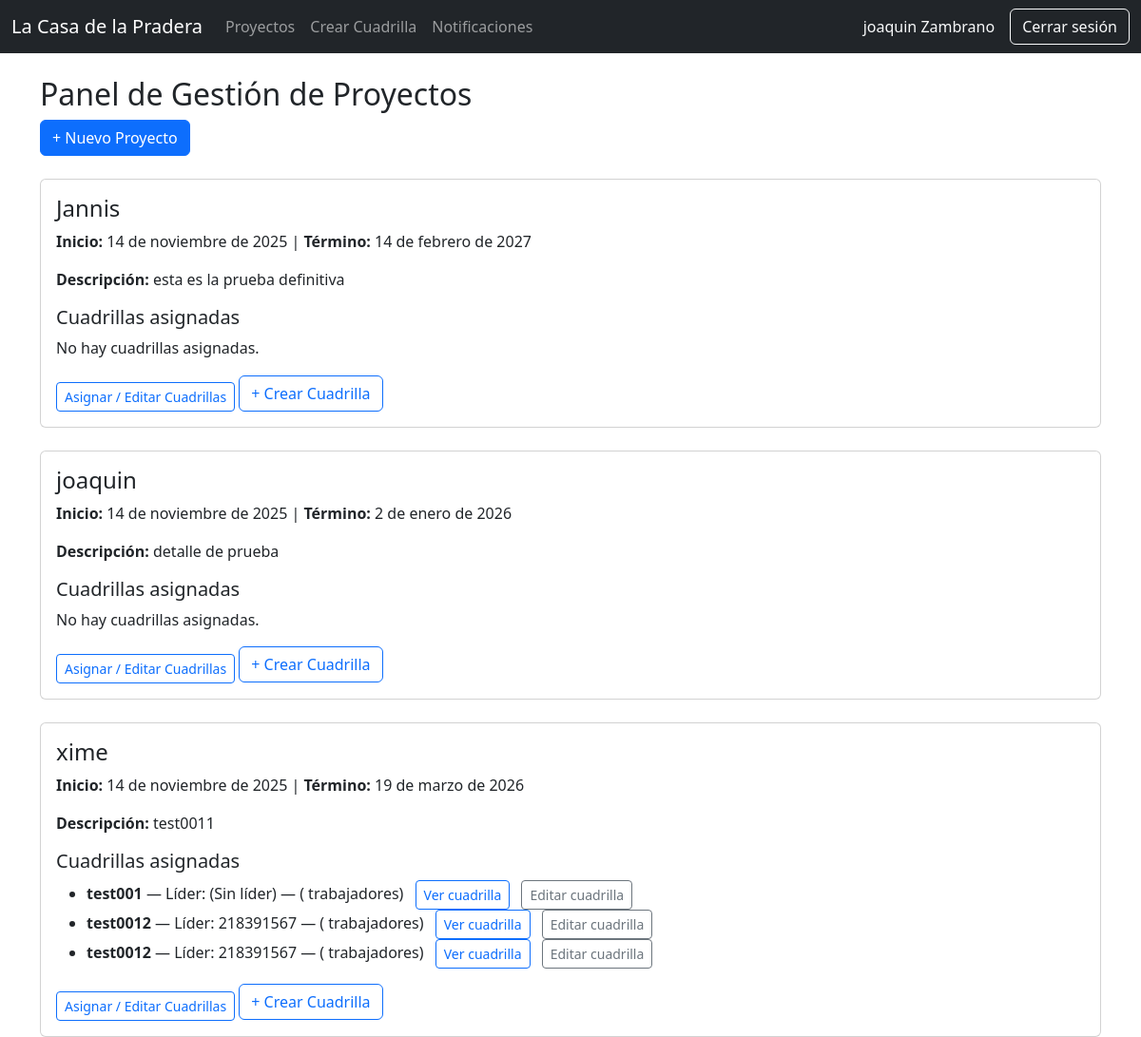
/proyectos/panel/ (signed in), run on an earlier commit of the app's database.
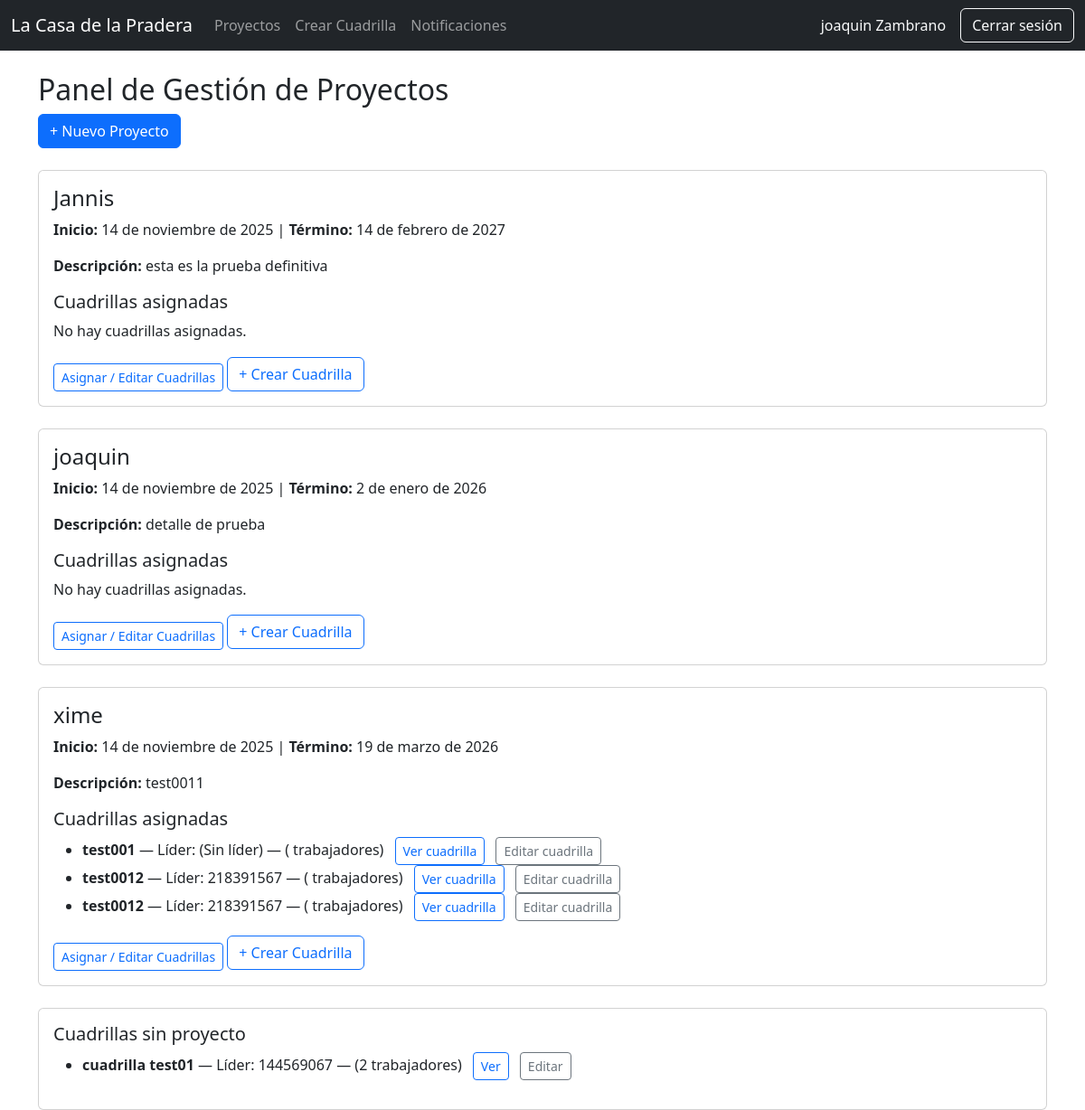
And on a later commit of the database.
### proyectos/models.py (models this page shows, shortened)
class Proyecto(models.Model):
    nombre = models.CharField(max_length=100)
    descripcion = models.TextField(blank=True)
    TIPO_CHOICES = [
        ('construccion', 'Construcción'),
        ('mantenimiento', 'Mantenimiento'),
        ('instalacion', 'Instalación'),
        ('otro', 'Otro'),
    ]
    tipo = models.CharField(max_length=30, choices=TIPO_CHOICES, default='otro')
    COMPLEJIDAD_CHOICES = [
        ('baja', 'Baja'),
        ('media', 'Media'),
        ('alta', 'Alta'),
    ]
    complejidad = models.CharField(max_length=10, choices=COMPLEJIDAD_CHOICES, default='media')
    fecha_inicio = models.DateField()
    fecha_termino = models.DateField(null=True, blank=True)
    jefe = models.ForeignKey(User, on_delete=models.CASCADE, related_name='proyectos')
    activo = models.BooleanField(default=True)

### personal/models.py (models this page shows, shortened)
class Cuadrilla(models.Model):
    nombre = models.CharField(max_length=100)
    proyecto = models.ForeignKey(Proyecto, on_delete=models.CASCADE, related_name='cuadrillas', null=True, blank=True)
    lider = models.ForeignKey(User, on_delete=models.SET_NULL, null=True, blank=True, related_name='cuadrillas_lideradas')

### proyectos/views.py (the view)
# urls.py: path('panel/', views.panel_proyectos, name='panel'),
@login_required
@user_passes_test(es_jefe)
def panel_proyectos(request):
    proyectos = Proyecto.objects.filter(jefe=request.user).prefetch_related('cuadrillas')
    data = []
    for p in proyectos:
        cuadrillas = Cuadrilla.objects.filter(proyecto=p)
        data.append({
            'proyecto': p,
            'cuadrillas': cuadrillas
        })
    cuadrillas_sin_proyecto = Cuadrilla.objects.filter(proyecto__isnull=True)
    return render(request, 'panel.html', {
        'data': data,
        'cuadrillas_sin_proyecto': cuadrillas_sin_proyecto
    })

### core/context_processors.py (called while the page is built)
def notificaciones_no_leidas(request):
    if request.user.is_authenticated:
        return {
            "notifs_no_leidas": request.user.notificaciones.filter(leida=False).count()
        }
    return {"notifs_no_leidas": 0}

### personal/templatetags/custom_tags.py (called while the page is built)
@register.filter
def has_group(user, group_name):
    return user.groups.filter(name=group_name).exists()

### proyectos/views.py (called while the page is built)
def es_jefe(user):
    return user.groups.filter(name='JefeProyecto').exists()

### proyectos/templates/panel.html
{% extends 'base.html' %}
{% block content %}
<h2>Panel de Gestión de Proyectos</h2>
<a href="{% url 'proyectos:nuevo' %}" class="btn btn-primary">+ Nuevo Proyecto</a>
{% if data %}
{% for item in data %}
<div class="card mt-4">
    <div class="card-body">
        <h4>{{ item.proyecto.nombre }}</h4>
        <p><strong>Inicio:</strong> {{ item.proyecto.fecha_inicio }} |
           <strong>Término:</strong> {{ item.proyecto.fecha_termino|default:"—" }}</p>
        <p><strong>Descripción:</strong> {{ item.proyecto.descripcion|default:"Sin descripción" }}</p>
        <h5 class="mt-3">Cuadrillas asignadas</h5>
        {% if item.cuadrillas %}
            <ul>
                {% for c in item.cuadrillas %}
                    <li>
                        <strong>{{ c.nombre }}</strong>
                        — Líder: {{ c.lider.username|default:"(Sin líder)" }}
                        — ({{ c.trabajadores.count }} trabajadores)
                        <a href="{% url 'personal:detalle_cuadrilla' c.id %}" class="btn btn-sm btn-outline-primary ms-2">
                            Ver cuadrilla
                        </a>
                        <a href="{% url 'personal:editar_cuadrilla' c.id %}" class="btn btn-sm btn-outline-secondary ms-2">
                            Editar cuadrilla
                        </a>
                    </li>
                {% endfor %}
            </ul>
        {% else %}
            <p>No hay cuadrillas asignadas.</p>
        {% endif %}
        <a href="{% url 'proyectos:asignar_cuadrillas' item.proyecto.id %}"
           class="btn btn-sm btn-outline-primary mt-2">
            Asignar / Editar Cuadrillas
        </a>
        <a href="{% url 'personal:crear_cuadrilla' %}" class="btn btn-outline-primary">
    + Crear Cuadrilla
</a>
    </div>
</div>
{% endfor %}
{% else %}
<p class="mt-3">No tienes proyectos registrados aún.</p>
{% endif %}
    {% if cuadrillas_sin_proyecto and cuadrillas_sin_proyecto|length > 0 %}
    <div class="card mt-4">
        <div class="card-body">
            <h5>Cuadrillas sin proyecto</h5>
            <ul>
            {% for c in cuadrillas_sin_proyecto %}
                <li>
                    <strong>{{ c.nombre }}</strong>
                    — Líder: {{ c.lider.username|default:"(Sin líder)" }}
                    — ({{ c.asignaciones.count }} trabajadores)
                    <a href="{% url 'personal:detalle_cuadrilla' c.id %}" class="btn btn-sm btn-outline-primary ms-2">Ver</a>
                    <a href="{% url 'personal:editar_cuadrilla' c.id %}" class="btn btn-sm btn-outline-secondary ms-2">Editar</a>
                </li>
            {% endfor %}
            </ul>
        </div>
    </div>
    {% endif %}
{% endblock %}

What changed in the data, as far as the page shows it:
now on this page (row edited): Cuadrilla: nombre "cuadrilla test01", lider.username "144569067", asignaciones.count "2", shown under "Cuadrillas sin proyecto"
Also different on the page:
text now shown: "Cuadrillas sin proyecto"
